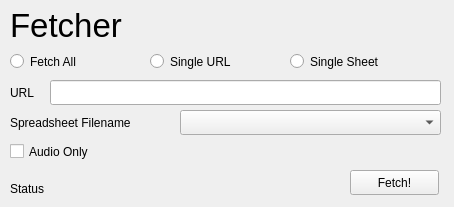
<?xml version="1.0" encoding="UTF-8"?>
<ui version="4.0">
 <class>Form</class>
 <widget class="QWidget" name="Form">
  <property name="geometry">
   <rect>
    <x>0</x>
    <y>0</y>
    <width>454</width>
    <height>207</height>
   </rect>
  </property>
  <property name="windowTitle">
   <string>Form</string>
  </property>
  <widget class="QRadioButton" name="radioButton_fetch">
   <property name="geometry">
    <rect>
     <x>10</x>
     <y>50</y>
     <width>112</width>
     <height>23</height>
    </rect>
   </property>
   <property name="text">
    <string>Fetch All</string>
   </property>
  </widget>
  <widget class="QRadioButton" name="radioButton_url">
   <property name="geometry">
    <rect>
     <x>150</x>
     <y>50</y>
     <width>112</width>
     <height>23</height>
    </rect>
   </property>
   <property name="text">
    <string>Single URL</string>
   </property>
  </widget>
  <widget class="QRadioButton" name="radioButton_sheet">
   <property name="geometry">
    <rect>
     <x>290</x>
     <y>50</y>
     <width>112</width>
     <height>23</height>
    </rect>
   </property>
   <property name="text">
    <string>Single Sheet</string>
   </property>
  </widget>
  <widget class="QLineEdit" name="lineEdit_url">
   <property name="geometry">
    <rect>
     <x>50</x>
     <y>80</y>
     <width>391</width>
     <height>25</height>
    </rect>
   </property>
  </widget>
  <widget class="QLabel" name="label">
   <property name="geometry">
    <rect>
     <x>10</x>
     <y>84</y>
     <width>41</width>
     <height>17</height>
    </rect>
   </property>
   <property name="text">
    <string>URL</string>
   </property>
  </widget>
  <widget class="QLabel" name="label_2">
   <property name="geometry">
    <rect>
     <x>10</x>
     <y>114</y>
     <width>161</width>
     <height>17</height>
    </rect>
   </property>
   <property name="text">
    <string>Spreadsheet Filename</string>
   </property>
  </widget>
  <widget class="QCheckBox" name="checkBox_audio">
   <property name="geometry">
    <rect>
     <x>10</x>
     <y>140</y>
     <width>101</width>
     <height>23</height>
    </rect>
   </property>
   <property name="text">
    <string>Audio Only</string>
   </property>
  </widget>
  <widget class="QComboBox" name="comboBox_sheetname">
   <property name="geometry">
    <rect>
     <x>180</x>
     <y>110</y>
     <width>261</width>
     <height>25</height>
    </rect>
   </property>
  </widget>
  <widget class="QPushButton" name="pushButton_fetch">
   <property name="geometry">
    <rect>
     <x>350</x>
     <y>170</y>
     <width>89</width>
     <height>25</height>
    </rect>
   </property>
   <property name="text">
    <string>Fetch!</string>
   </property>
  </widget>
  <widget class="QLabel" name="label_3">
   <property name="geometry">
    <rect>
     <x>10</x>
     <y>10</y>
     <width>141</width>
     <height>31</height>
    </rect>
   </property>
   <property name="font">
    <font>
     <pointsize>25</pointsize>
    </font>
   </property>
   <property name="text">
    <string>Fetcher</string>
   </property>
  </widget>
  <widget class="QLabel" name="label_status">
   <property name="geometry">
    <rect>
     <x>10</x>
     <y>180</y>
     <width>321</width>
     <height>17</height>
    </rect>
   </property>
   <property name="text">
    <string>Status</string>
   </property>
  </widget>
 </widget>
 <resources/>
 <connections/>
</ui>
